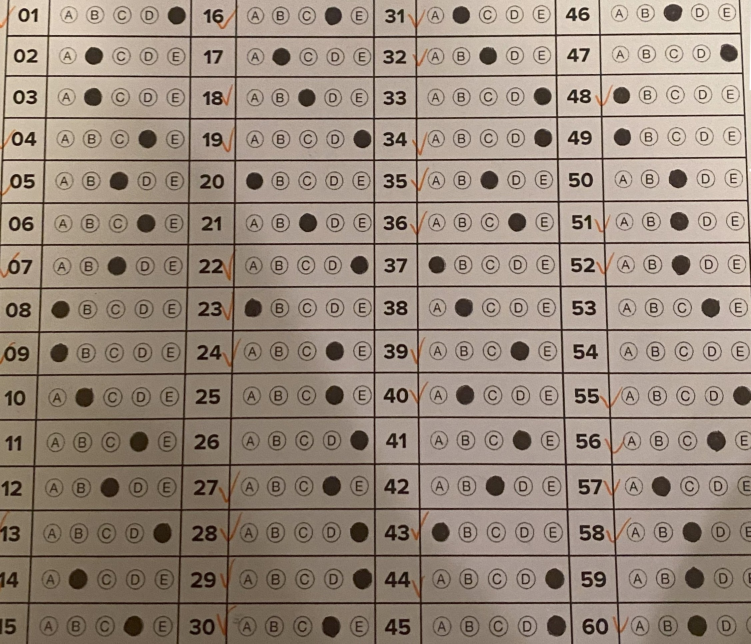
#> input picture teste_2.jpg, 2252 x 1930 px, found by its file name (shown at 1/3 size)
$ python teste.py
#> lines starting #> are read from the running program, lines starting #| are printed output that depends on the picture; after the words box and inside, x2 and y2 are one past the last pixel; in counts of white or black regions, pixels touching at a corner belong together
### src/teste_cut.py
import cv2
import numpy as np
import os

def cortar_questoes(imagem_path, output_dir):
    """
    Corta a imagem da prova em questões individuais.

    Args:
        imagem_path (str): Caminho para a imagem da prova
        output_dir (str): Diretório para salvar as questões cortadas

    Returns:
        bool: True se o corte foi bem-sucedido, False caso contrário
    """
#> called with imagem_path = 'teste_2.jpg', output_dir = 'temp/questoes_cortadas'
    # Criar diretório de saída, se não existir
    os.makedirs(output_dir, exist_ok=True)

    # Carregar imagem
    img = cv2.imread(imagem_path)
#> img is the input picture: shape (1930, 2252, 3); mean B, G, R 125.1, 138.3, 153.3
    if img is None:
        print(f"Erro: Não foi possível carregar a imagem {imagem_path}")
        return False

    # Obter dimensões da imagem
    height, width, _ = img.shape
#> height = 1930; width = 2252

    # Definir dimensões para o corte
    # Assumindo que a prova tem 60 questões em 6 linhas e 10 colunas
    num_linhas = 6
    num_colunas = 10

    # Calcular dimensões de cada questão
    questao_height = height // num_linhas
#> questao_height = 321
    questao_width = width // num_colunas
#> questao_width = 225

    # Cortar cada questão
    for linha in range(num_linhas):
        for coluna in range(num_colunas):
            # Calcular coordenadas
            y_inicio = linha * questao_height
            y_fim = (linha + 1) * questao_height
            x_inicio = coluna * questao_width
            x_fim = (coluna + 1) * questao_width

            # Extrair questão
            questao = img[y_inicio:y_fim, x_inicio:x_fim]

            # Calcular número da questão (1-60)
            num_questao = linha * num_colunas + coluna + 1

            # Salvar questão
            output_path = os.path.join(output_dir, f'questao_{num_questao:02d}.jpg')
            cv2.imwrite(output_path, questao)
#> this loop made 6 passes
#> pass 1, in cortar_questoes, `cv2.imwrite(output_path, questao)`:
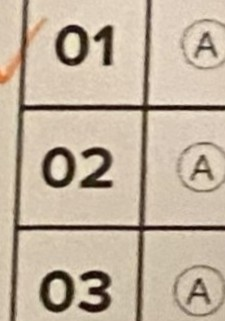
#> saved as questao_01.jpg: shape (321, 225, 3); mean B, G, R 158.4, 177.7, 193.4
#> pass 1, in cortar_questoes, `cv2.imwrite(output_path, questao)`:
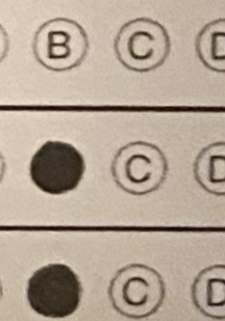
#> saved as questao_02.jpg: shape (321, 225, 3); mean B, G, R 149.6, 165.4, 180.9
#> pass 1, in cortar_questoes, `cv2.imwrite(output_path, questao)`:
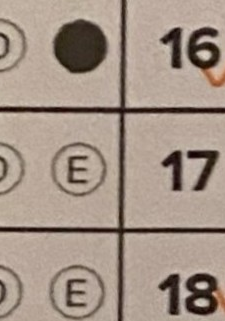
#> saved as questao_03.jpg: shape (321, 225, 3); mean B, G, R 134.4, 147.1, 163.6
#> pass 1, in cortar_questoes, `cv2.imwrite(output_path, questao)`:
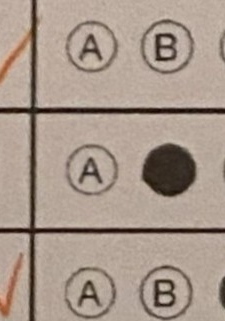
#> saved as questao_04.jpg: shape (321, 225, 3); mean B, G, R 139.2, 151.6, 168.2

    return True

### src/teste_detect.py
import cv2
import numpy as np
import os

def cortar_e_analisar(imagem_path, orig_dir, bin_dir):
    """
    Corta a imagem em pedaços verticais e analisa cada pedaço para detectar a resposta.

    Args:
        imagem_path (str): Caminho para a imagem da questão
        orig_dir (str): Diretório para salvar as imagens originais
        bin_dir (str): Diretório para salvar as imagens binarizadas

    Returns:
        str: Resposta detectada (A, B, C, D ou E) ou None se não detectar
    """
#> called with imagem_path = 'temp/questoes_cortadas/questao_01.jpg', orig_dir = 'temp/pedacos_originais', bin_dir = 'temp/pedacos_binarizados'
    # Carregar imagem
    img = cv2.imread(imagem_path)
#> img: shape (321, 225, 3)
    if img is None:
        return None

    # Converter para escala de cinza
    gray = cv2.cvtColor(img, cv2.COLOR_BGR2GRAY)
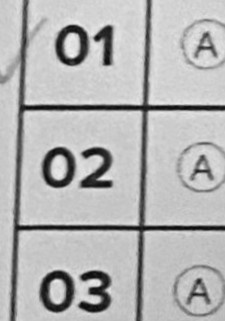
#> gray: shape (321, 225); min 7, max 244, mean 180.1

    # Aplicar threshold adaptativo
    binary = cv2.adaptiveThreshold(
        gray, 255, cv2.ADAPTIVE_THRESH_GAUSSIAN_C, cv2.THRESH_BINARY_INV, 11, 2
    )
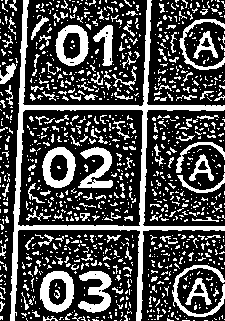
#> binary: shape (321, 225); 30% white; 1155 white regions (1029 under 20 px), largest, box (x1, y1, x2, y2) and area: (10, 0, 225, 321) 5225, (40, 271, 74, 313) 767, (78, 271, 112, 313) 726

    # Salvar imagens para debug
    base_name = os.path.splitext(os.path.basename(imagem_path))[0]
    cv2.imwrite(os.path.join(orig_dir, f'{base_name}_orig.jpg'), gray)
    cv2.imwrite(os.path.join(bin_dir, f'{base_name}_bin.jpg'), binary)

    # Dividir em 5 colunas (A, B, C, D, E)
    height, width = binary.shape
#> height = 321; width = 225
    col_width = width // 5
#> col_width = 45

    # Lista para armazenar a quantidade de pixels brancos em cada coluna
    white_pixels = []

    # Analisar cada coluna
    for i in range(5):
        start_x = i * col_width
        end_x = (i + 1) * col_width

        # Extrair coluna
        col = binary[:, start_x:end_x]

        # Contar pixels brancos
        white_count = np.sum(col == 255)
        white_pixels.append(white_count)
#> this loop made 5 passes
#> white_count on passes 1 to 5: 4186, 4895, 4279, 4092, 4224
#> pass 3, in cortar_e_analisar, `col = binary[:, start_x:end_x]`:
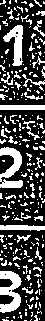
#> col: shape (321, 45); 29.6% white; 261 white regions (229 under 20 px), largest, box (x1, y1, x2, y2) and area: (0, 271, 22, 313) 548, (0, 147, 23, 188) 517, (3, 25, 23, 66) 407
#> after the loop, white_pixels = [4186, 4895, 4279, 4092, 4224]

    # Encontrar a coluna com mais pixels brancos
    max_white = max(white_pixels)
#> max_white = 4895
    max_index = white_pixels.index(max_white)
#> max_index = 1

    # Se a quantidade de pixels brancos for significativa
    if max_white > 1500:  # Ajuste este valor conforme necessário
        # Mapear índice para letra (0=A, 1=B, 2=C, 3=D, 4=E)
        resposta = chr(65 + max_index)  # 65 é o código ASCII para 'A'
#> resposta = 'B'
        return resposta

    return None

### src/teste_compare.py
def compare_resp(respostas_aluno, gabarito):
    """
    Compara as respostas do aluno com o gabarito.

    Args:
        respostas_aluno (dict): Dicionário com as respostas do aluno
        gabarito (dict): Dicionário com o gabarito

    Returns:
        dict: Resultados da comparação
    """
    total_corretas = 0
#> total_corretas = 0
    total_incorretas = 0
    detalhes = {}

    for questao, resposta_correta in gabarito.items():
        resposta_aluno = respostas_aluno.get(questao, '')

        if resposta_aluno == resposta_correta:
            total_corretas += 1
            status = 'correto'
        else:
            total_incorretas += 1
            status = 'incorreto'

        detalhes[questao] = {
            'resposta_aluno': resposta_aluno,
            'resposta_correta': resposta_correta,
            'status': status
        }
#> this loop made 60 passes
#> resposta_aluno on passes 1 to 12: 'B', 'B', 'E', 'D', 'E', 'B', 'A', 'D', 'B', 'D', 'A', 'E'
#> after the loop, detalhes = 60 items; total_corretas = 0; total_incorretas = 60

    return {
        'total_corretas': total_corretas,
        'total_incorretas': total_incorretas,
        'total_questoes': len(gabarito),
        'detalhes': detalhes
    }

### src/teste.py
from teste_cut import cortar_questoes
from teste_detect import cortar_e_analisar
from teste_compare import compare_resp
import os

gabarito = {1: 5, 2: 2, 3: 2, 4: 4, 5: 3, 6: 4, 7: 3, 8: 1, 9: 1, 10: 2, 11: 4, 12: 3, 13: 5, 14: 2, 15: 4, 16: 4, 17: 2, 18: 3, 19: 5, 20: 1, 21: 3, 22: 5, 23: 1, 24: 4, 25: 4, 26: 5, 27: 4, 28: 5, 29: 5, 30: 4, 31: 2, 32: 3, 33: 5, 34: 5, 35: 3, 36: 4, 37: 1, 38: 2, 39: 4, 40: 2, 41: 4, 42: 3, 43: 1, 44: 5, 45: 5, 46: 3, 47: 5, 48: 1, 49: 1, 50: 3, 51: 3, 52: 3, 53: 4, 54: 0, 55: 5, 56: 4, 57: 2, 58: 3, 59: 3, 60: 3}

if __name__ == "__main__":
    # Caminho da imagem da prova
    imagem_path = "teste_2.jpg"

    # Pasta onde as questões cortadas serão salvas
    output_dir = "temp/questoes_cortadas"

    # Cortar as questões e salvar
    cortar_questoes(imagem_path, output_dir)

    # Dicionário para armazenar as respostas
    respostas = {}

    # Iterar pelas 60 questões
    for questao_num in range(1, 61):
        # Caminho da imagem da questão
        imagem_path = os.path.join(output_dir, f"questao_{questao_num:02d}.jpg")

        # Pastas onde os pedaços serão salvos
        output_dir_originais = "temp/pedacos_originais"
        output_dir_binarizadas = "temp/pedacos_binarizados"

        # Cortar e analisar os pedaços
        respostas[questao_num] = cortar_e_analisar(imagem_path, output_dir_originais, output_dir_binarizadas)

    compare_resp(respostas, gabarito)
